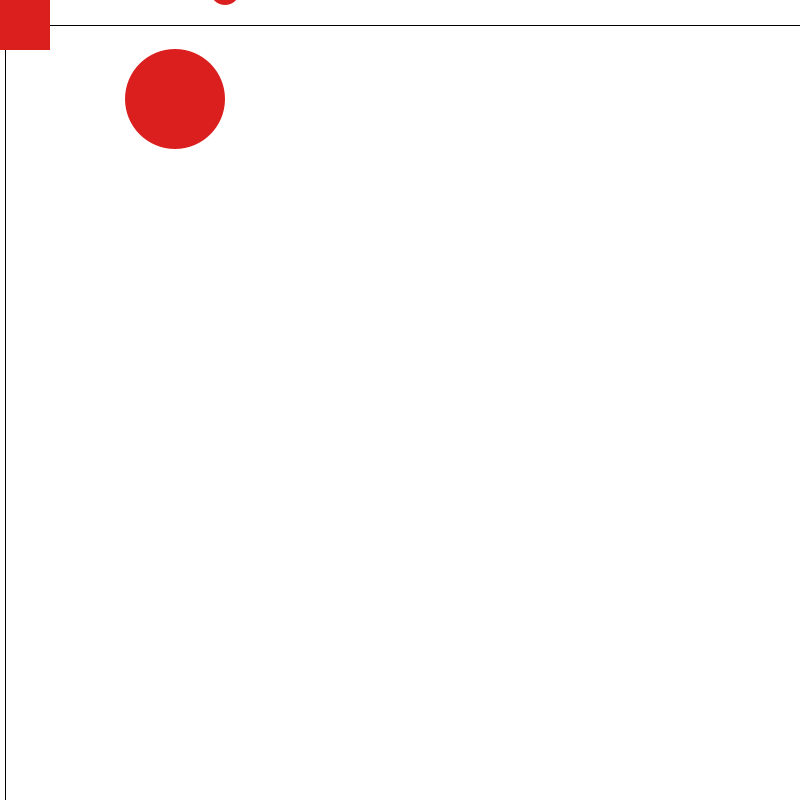
Frame 1 (no input)
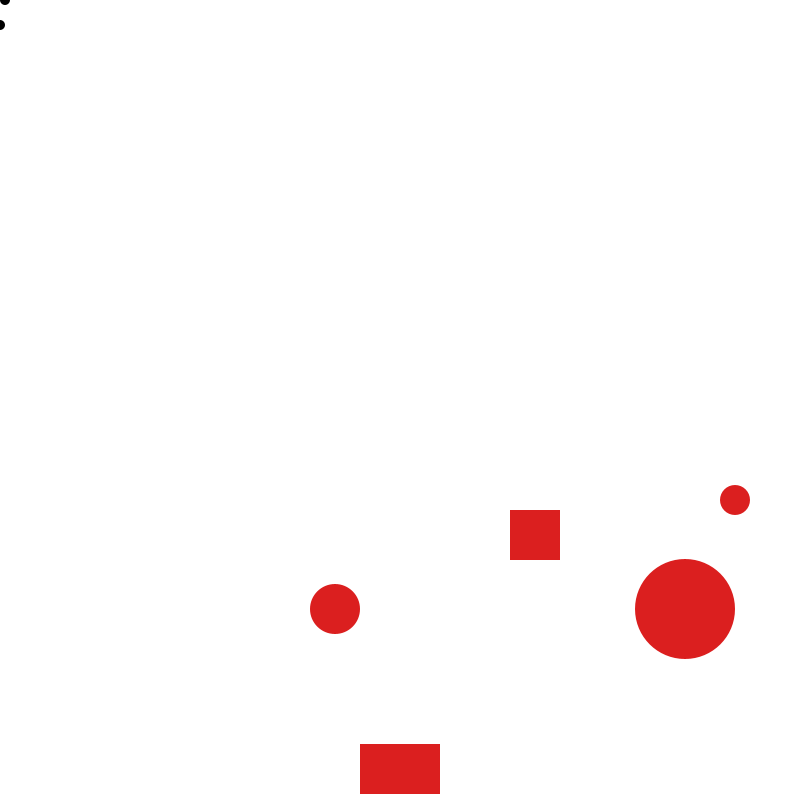
Frame 60 (the mouse pressed at the canvas centre just before this capture)
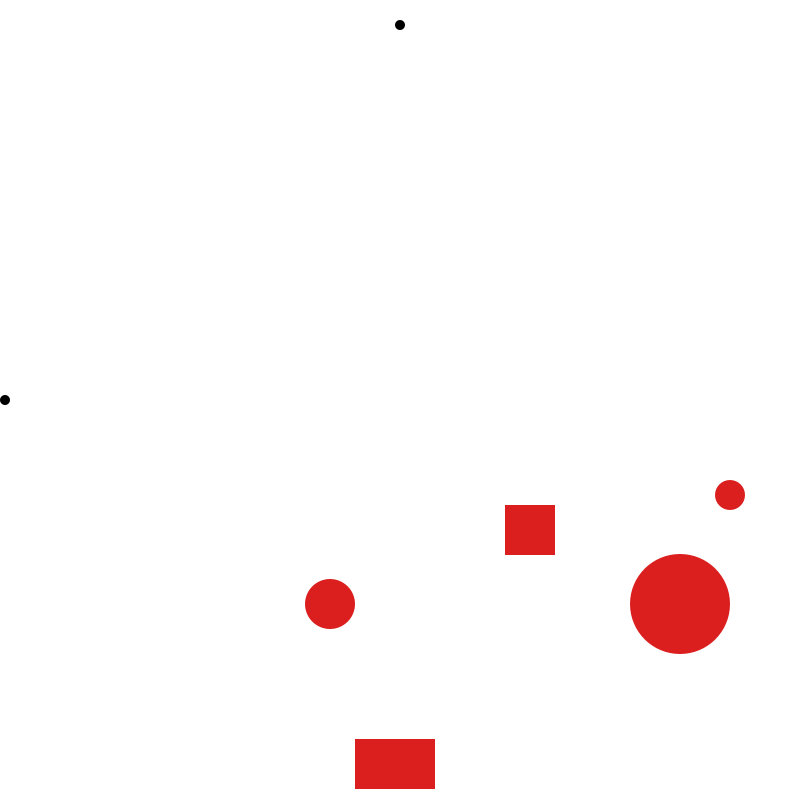
Frame 120 (the mouse held since frame 60 and released just before this capture)

The Processing sketch that drew these frames (run headless with seeded random() and noise(); from frame 60 on, the mouse is pressed at the canvas centre):

// Processing sketch: processing_73899
// ── processing_73899.pde

float  xinc;
float yinc;
float x=0;
float y=0;




void setup() {
  size(800, 800);
  fill(0);
  smooth();
}
void draw() {
  background(255);
  frameRate(300);

  xinc=-5+10.0*mouseX/width;
 yinc=-5+10.0*mouseY/height;
 fill(0);
  line(5, 25, width, 25);
  ellipse(mouseX,25,10,10);
  line(5, 25, 5, height);
   ellipse(5,mouseY,10,10);





noStroke();
 fill(#DB1F1F);
 
  rect(x, y, 50, 50);
  ellipse(x+225,y-10,30,30);
  ellipse(x+175,y+99,100,100);
    ellipse(x-175,y+99,50,50);
 
  rect(x-150, y+234, 80, 50);
  x=x+xinc;
  y=y+yinc;
  if (x>width) {
    x=0;
  }
  if (x<0) {
    x=width;
  }
  if (y>height) {
    y=0;
  }
  if (y<0) {
    y=height;
  }
}
//println((mouseX +" "+mouseY);


 
